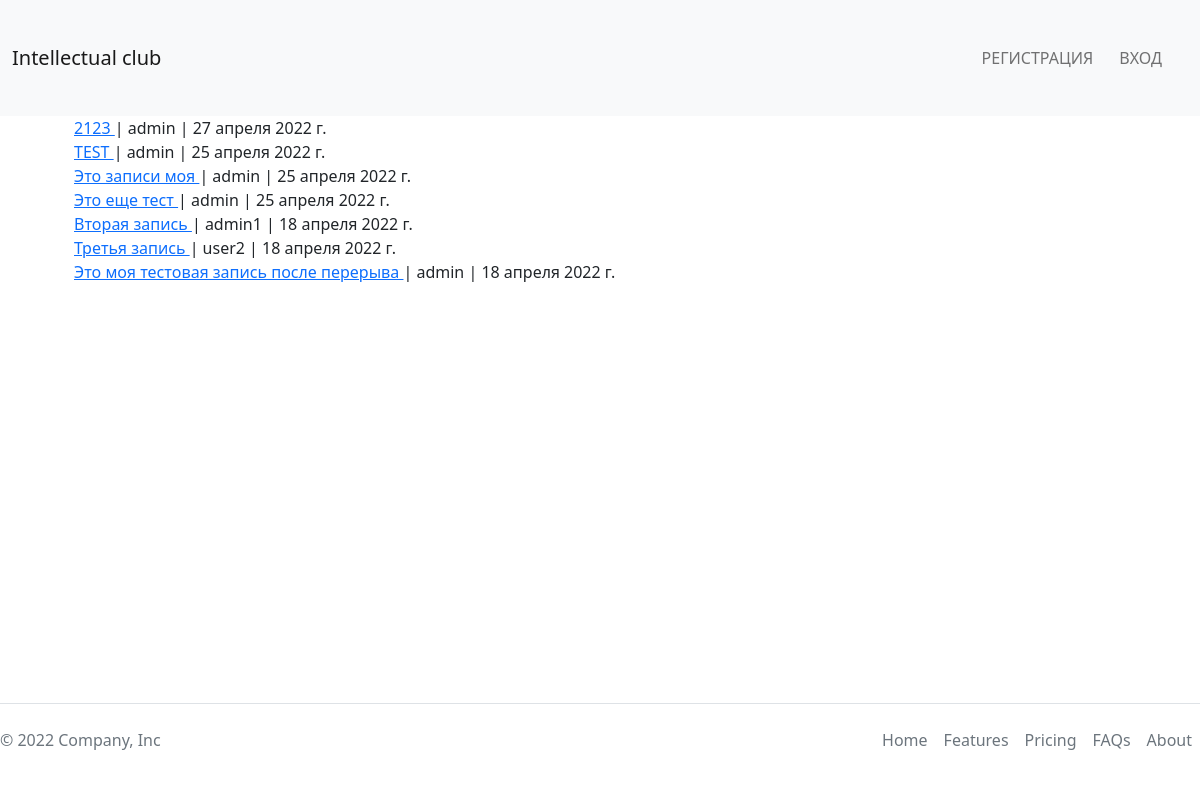
The page /posts on the database its author committed.
### theblog/models.py (models this page shows, shortened)
class Post(models.Model):
    title = models.CharField('Название', max_length=255)
    author = models.ForeignKey(
        User, on_delete=models.CASCADE, verbose_name='Автор')
    body = models.TextField('Содержимое')
    post_date = models.DateField('Дата добавления', auto_now_add=True)
    category = models.CharField(max_length=255, default='test')
    likes = models.ManyToManyField(User, related_name='blog_post')

### theblog/views.py (the view)
# urls.py: path('posts', views.PostsView.as_view(), name='posts'),
class PostsView(ListView):
    model = Post
    template_name = 'theblog/posts.html'
    ordering = ['-post_date']

### theblog/templates/theblog/posts.html (shortened to what this page needs)
{% extends 'main/base.html' %}
{% block content %}
<div class="container">
    <ul>
        {% for post in object_list %}
        <li>
            <a href="{% url 'article_detail' post.pk %}">
                {{ post.title }}
            </a>
            | {{ post.author }}
            | {{post.post_date}}
            <br>
        </li>
        {% endfor %}
    </ul>
</div>
{% endblock %}

### main/static/main/css/style.css (style rules this page uses)
html, body { position: relative; min-height: 100vh; background-color: #edeef0; }
body { padding-bottom: 133px; }
* { margin: 0; padding: 0; box-sizing: border-box; list-style: none; text-decoration: none; }
.container { max-width: 1400px; width: 100%; padding: 0 30px; margin: 0 auto; }

### rows shown on the page
Post: title "2123", author "admin", post_date "27 апреля 2022 г."
Post: title "TEST", author "admin", post_date "25 апреля 2022 г."
Post: title "Это записи моя", author "admin", post_date "25 апреля 2022 г."
Post: title "Это еще тест", author "admin", post_date "25 апреля 2022 г."
Post: title "Вторая запись", author "admin1", post_date "18 апреля 2022 г."
Post: title "Третья запись", author "user2", post_date "18 апреля 2022 г."
Post: title "Это моя тестовая запись после перерыва", author "admin", post_date "18 апреля 2022 г."
